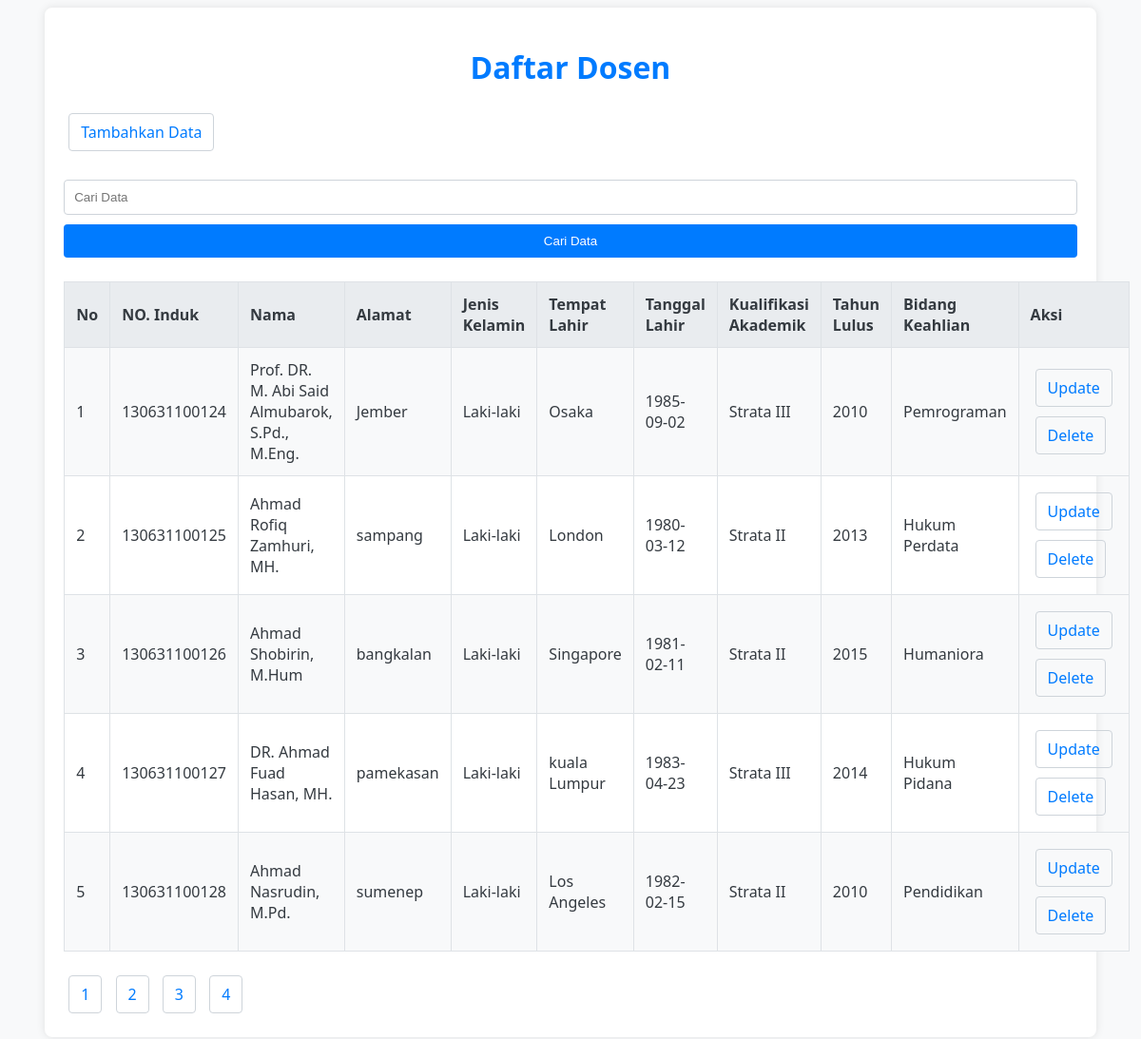
The page / on the database its author committed.
### tables this page shows
CREATE TABLE IF NOT EXISTS `daftar_dosen` (
  `id` int unsigned NOT NULL AUTO_INCREMENT,
  `NO_INDUK` varchar(20) NOT NULL,
  `Nama` varchar(100) DEFAULT NULL,
  `alamat` varchar(100) DEFAULT NULL,
  `jenis_kelamin` enum('L','P') DEFAULT NULL,
  `Tempat_Lahir` varchar(50) DEFAULT NULL,
  `Tanggal_Lahir` date DEFAULT NULL,
  `kualifikasi_akademik` varchar(20) DEFAULT NULL,
  `tahun_lulus` int DEFAULT NULL,
  `Bidang_Keahlian` varchar(50) DEFAULT NULL,
  `updated_at` timestamp NULL DEFAULT NULL,
  PRIMARY KEY (`id`)
);

### index.php (the view, shortened to what this page needs)
<?php
include "koneksi.php";
$cari = isset($_GET['cari']) ? $_GET['cari'] : "";
$limit = 5;
$page = isset($_GET['page']) ? (int)$_GET['page'] : 1;
$start = ($page > 1) ? ($page * $limit) - $limit : 0;
$total = mysqli_query($connect, "SELECT COUNT(*) AS total FROM `daftar_dosen` WHERE `Nama` LIKE '%$cari%' OR `NO_INDUK` LIKE '%$cari%' OR `alamat` LIKE '%$cari%' OR `jenis_kelamin` LIKE '%$cari%' OR `Tempat_Lahir` LIKE '%$cari%' OR `Tanggal_Lahir` LIKE '%$cari%' OR `kualifikasi_akademik` LIKE '%$cari%' OR `tahun_lulus` LIKE '%$cari%' OR `Bidang_Keahlian` LIKE '%$cari%'");
$total = mysqli_fetch_assoc($total)['total'];
$pages = ceil($total / $limit);
$read = mysqli_query($connect,"SELECT * FROM `daftar_dosen` WHERE `Nama` LIKE '%$cari%' OR `NO_INDUK` LIKE '%$cari%' OR `alamat` LIKE '%$cari%' OR `jenis_kelamin` LIKE '%$cari%' OR `Tempat_Lahir` LIKE '%$cari%' OR `Tanggal_Lahir` LIKE '%$cari%' OR `kualifikasi_akademik` LIKE '%$cari%' OR `tahun_lulus` LIKE '%$cari%' OR `Bidang_Keahlian` LIKE '%$cari%' LIMIT $start, $limit");
?>
<!DOCTYPE html>
<html lang="en">
<head>
</head>
<body>
    <div class="container">
        <h1>Daftar Dosen</h1>
        <form action="" method="post">
            <a href="create.php" class="btn">Tambahkan Data</a>
        </form>
        <form method="get" action="index.php">
            <input type="text" name="cari" placeholder="Cari Data" autocomplete="off" autofocus>
            <input type="submit" value="Cari Data">
        </form>
        <table>
            <tr>
                <th>No</th>
                <th>NO. Induk</th>
                <th>Nama</th>
                <th>Alamat</th>
                <th>Jenis Kelamin</th>
                <th>Tempat Lahir</th>
                <th>Tanggal Lahir</th>
                <th>Kualifikasi Akademik</th>
                <th>Tahun Lulus</th>
                <th>Bidang Keahlian</th>
                <th>Aksi</th>
            </tr>
            <?php $no = $start + 1; ?>
            <?php while($item = mysqli_fetch_assoc($read)) :?>
            <tr>
                <td><?php echo $no; ?></td>
                <td><?php echo $item["NO_INDUK"]; ?></td>
                <td><?php echo $item["Nama"]; ?></td>
                <td><?php echo $item["alamat"]; ?></td>
                <td>
                    <?php echo $item["jenis_kelamin"] == "L" ? "Laki-laki" : "Perempuan"; ?>
                </td>
                <td><?php echo $item["Tempat_Lahir"]; ?></td>
                <td><?php echo $item["Tanggal_Lahir"]; ?></td>
                <td><?php echo $item["kualifikasi_akademik"]; ?></td>
                <td><?php echo $item["tahun_lulus"]; ?></td>
                <td><?php echo $item["Bidang_Keahlian"]; ?></td>
                <td>
                    <a href="update.php?aksi=update&id=<?php echo $item['id'];?>&NO_INDUK=<?php echo $item['NO_INDUK'];?>&Nama=<?php echo $item['Nama'];?>&alamat=<?php echo $item['alamat'];?>&jenis_kelamin=<?php echo $item['jenis_kelamin'];?>&Tempat_Lahir=<?php echo $item['Tempat_Lahir'];?>&Tanggal_Lahir=<?php echo $item['Tanggal_Lahir'];?>&kualifikasi_akademik=<?php echo $item['kualifikasi_akademik'];?>&tahun_lulus=<?php echo $item['tahun_lulus'];?>&Bidang_Keahlian=<?php echo $item['Bidang_Keahlian'];?>"
                        class="btn">Update</a>
                    <a href="delete.php?delete&id=<?php echo $item['id']; ?>"
                        onclick="return confirm('yakin ingin menghapus')" class="btn">Delete</a>
                </td>
            </tr>
            <?php $no++?>
            <?php endwhile; ?>
        </table>
        <div>
            <?php for ($i = 1; $i <= $pages; $i++) : ?>
            <a href="?page=<?php echo $i; ?>&cari=<?php echo $cari; ?>" class="btn"><?php echo $i; ?></a>
            <?php endfor; ?>
        </div>
    </div>
</body>
</html>

### index.php (style rules this page uses)
body { font-family: 'Segoe UI', Tahoma, Geneva, Verdana, sans-serif; background-color: #f8f9fa; color: #343a40; }
.container { width: 90%; margin: 0 auto; padding: 20px; background-color: #ffffff; box-shadow: 0 0 10px rgba(0, 0, 0, 0.1); border-radius: 8px; }
h1 { text-align: center; color: #007bff; }
form { margin-bottom: 20px; }
input[type="text"], input[type="submit"] { padding: 10px; margin: 5px 0; border: 1px solid #ced4da; border-radius: 4px; width: 100%; box-sizing: border-box; }
input[type="submit"] { background-color: #007bff; color: white; border: none; cursor: pointer; }
table { width: 100%; border-collapse: collapse; margin-bottom: 20px; }
table, th, td { border: 1px solid #dee2e6; }
th, td { padding: 12px; text-align: left; }
th { background-color: #e9ecef; }
tr:nth-child(even) { background-color: #f8f9fa; }
.btn { padding: 8px 12px; margin: 5px; border: 1px solid #ced4da; border-radius: 4px; text-decoration: none; color: #007bff; display: inline-block; transition: 0.5s; }

### rows shown on the page
daftar_dosen: NO_INDUK "130631100124", Nama "Prof. DR. M. Abi Said Almubarok, S.Pd., M.Eng.", alamat "Jember", jenis_kelamin "Laki-laki", Tempat_Lahir "Osaka", Tanggal_Lahir "1985-09-02", kualifikasi_akademik "Strata III", tahun_lulus "2010", Bidang_Keahlian "Pemrograman"
daftar_dosen: NO_INDUK "130631100125", Nama "Ahmad Rofiq Zamhuri, MH.", alamat "sampang", jenis_kelamin "Laki-laki", Tempat_Lahir "London", Tanggal_Lahir "1980-03-12", kualifikasi_akademik "Strata II", tahun_lulus "2013", Bidang_Keahlian "Hukum Perdata"
daftar_dosen: NO_INDUK "130631100126", Nama "Ahmad Shobirin, M.Hum", alamat "bangkalan", jenis_kelamin "Laki-laki", Tempat_Lahir "Singapore", Tanggal_Lahir "1981-02-11", kualifikasi_akademik "Strata II", tahun_lulus "2015", Bidang_Keahlian "Humaniora"
daftar_dosen: NO_INDUK "130631100127", Nama "DR. Ahmad Fuad Hasan, MH.", alamat "pamekasan", jenis_kelamin "Laki-laki", Tempat_Lahir "kuala Lumpur", Tanggal_Lahir "1983-04-23", kualifikasi_akademik "Strata III", tahun_lulus "2014", Bidang_Keahlian "Hukum Pidana"
daftar_dosen: NO_INDUK "130631100128", Nama "Ahmad Nasrudin, M.Pd.", alamat "sumenep", jenis_kelamin "Laki-laki", Tempat_Lahir "Los Angeles", Tanggal_Lahir "1982-02-15", kualifikasi_akademik "Strata II", tahun_lulus "2010", Bidang_Keahlian "Pendidikan"
